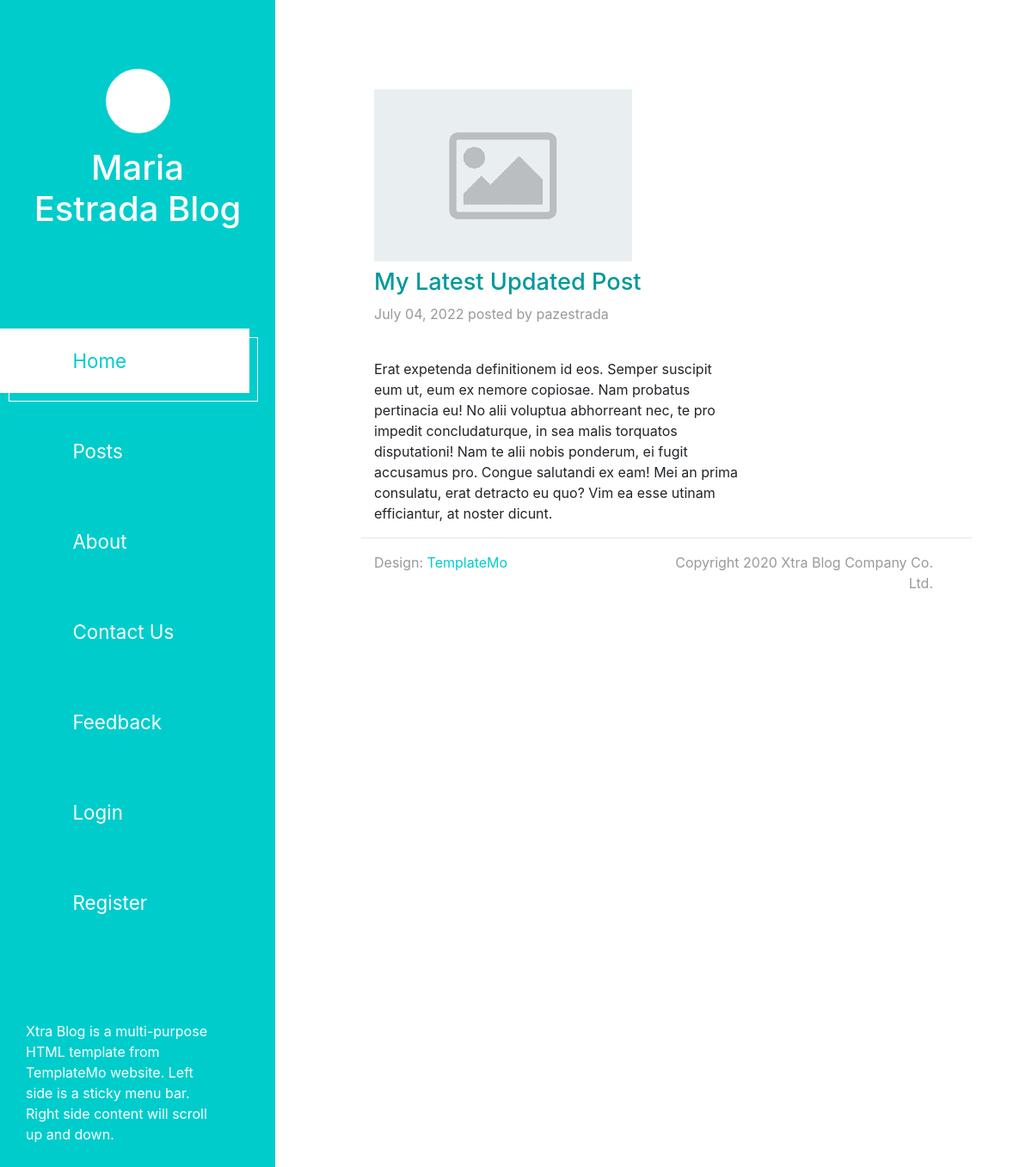
Page /pages/39/ on the committed database.
### pages/models.py (models this page shows, shortened)
class Post(models.Model):
    title = models.CharField(max_length=100)
    content = RichTextField(blank=True, null=True)
    date_posted = models.DateTimeField(default=timezone.now)
    author = models.ForeignKey(User, on_delete=models.CASCADE)
    image = models.ImageField(default='post_default.png', upload_to='blog_pics')

### pages/views.py (the view)
# urls.py: path('<int:pk>/', PostDetailView.as_view(), name='page-detail'),
class PostDetailView(DetailView):
    model = Post
    template_name = 'pages/page_detail.html'
    context_object_name = 'post'

### pages/templates/pages/page_detail.html (shortened to what this page needs)
{% extends "index.html" %}
{% block contenido %}
    <div class="row tm-row">
        <div class="col-lg-8 tm-post-col">
            <div class="tm-post-full">
                <img src="{{ post.image.url }}" alt="">
                <h2 class="pt-2 tm-color-primary tm-post-title">{{ post.title }}</h2>
                <p class="tm-mb-40">{{ post.date_posted|date:"F d, Y" }} posted by {{ post.author }}</p>
                <div style='overflow-wrap: break-word;'>
                    {{ post.content|safe }}
                </div>
            </div>
        </div>
    </div>
{% endblock contenido %}

### static/css/templatemo-xtra-blog.css (style rules this page uses)
html { overflow-x: hidden; }
body { margin: 0; padding: 0; font-family: 'Source Sans Pro', sans-serif; font-size: 19px; line-height: 2em; overflow-x: hidden; }
p, span { color: #999; }
.tm-row { max-width: 980px; justify-content: space-between; }
.tm-post-title { font-size: 1.7rem; transition: all 0.3s ease; }
.tm-post-full { max-width: 600px; }
.tm-mb-40 { margin-bottom: 40px; }
.tm-color-primary, span.tm-color-primary { color: #099; }

### rows in the picture
Post: image (placeholder picture), title "My Latest Updated Post", date_posted "July 04, 2022", author "pazestrada", content "Erat expetenda definitionem id eos. Semper suscipit eum ut, eum ex nemore copiosae. Nam probatus pertinacia eu! No alii voluptua abhorreant nec, te pro impedit concludaturque, in sea malis torquatos disputationi! Nam te alii nobis ponderum, ei fugit accusamus pro. Congue salutandi ex eam! Mei an prima consulatu, erat detracto eu quo? Vim ea esse utinam efficiantur, at noster dicunt."
